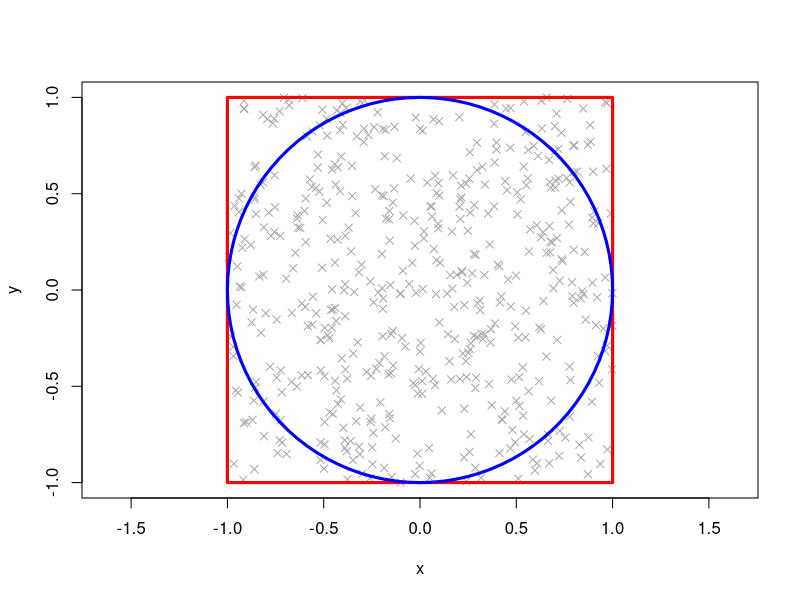

The R source for this figure:
## ---- chunk 1
knitr::opts_chunk$set(echo = FALSE)
## ---- chunk 2
library(plotrix)

x <- runif(500, -1, 1)
y <- runif(500, -1 ,1)

plot(x, y, 
     asp = 1, 
     xlim = c(-1, 1), 
     ylim = c(-1, 1),
     xlab = "x", ylab  = "y",
     col = "darkgrey", pch = 4)
rect(-1, -1, 1, 1, border = "red", lwd = 3)
draw.circle(0, 0, 1, border = "blue", lwd = 3)
## ---- chunk 3
set.seed(999)

exponents <- 2:6
pi <- sapply(exponents, function(n) {
    x <- runif(10^n, -1, 1)
    y <- runif(10^n, -1, 1)
    4 * mean(x^2 + y^2 <= 1)
})
cbind(n = 10^exponents, pi)
